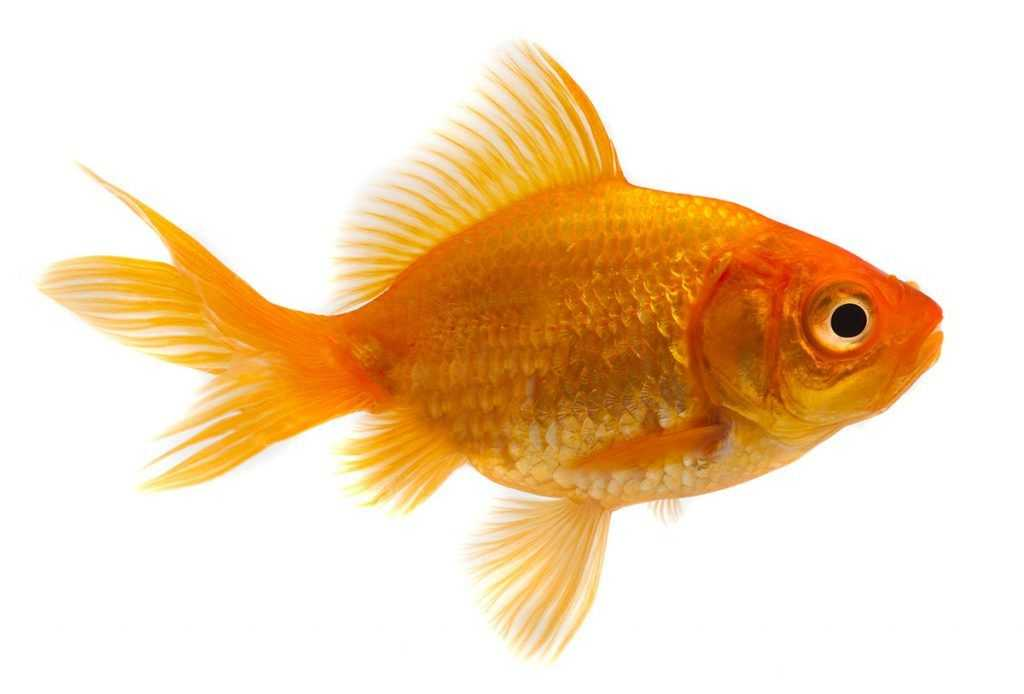
#> input picture samples/goldfish.jpg, 1024 x 694 px
$ python main.py samples/goldfish.jpg
#> lines starting #> are read from the running program, lines starting #| are printed output that depends on the picture
### src/converter.py
"""
ASCII Art Converter

Converts images to ASCII art representation.
"""

from PIL import Image
from .constants import CHAR_SETS, DEFAULT_WIDTH, DEFAULT_CHAR_SET, ASPECT_RATIO_CORRECTION


class AsciiConverter:
    """
    Converts images to ASCII art.
    """

    def __init__(self, width: int = DEFAULT_WIDTH, char_set: str = DEFAULT_CHAR_SET, use_color: bool = False) -> None:
        """
        Initialize the ASCII converter.

        Args:
            width: Width of the output ASCII art in characters
            char_set: Name of character set to use (from constants.CHAR_SETS)
            use_color: Whether to use color output (ANSI colors for terminal)
        """
        self.width = width
        self.use_color = use_color

        # Validate and store the character set
        if char_set not in CHAR_SETS:
            raise ValueError(f"Unknown character set '{char_set}'. Available: {list(CHAR_SETS.keys())}")

        self.char_set_name = char_set
        self.characters = CHAR_SETS[char_set]

        # Store aspect ratio correction for resizing
        self.aspect_ratio_correction = ASPECT_RATIO_CORRECTION


    def convert_image(self, image_path: str) -> str:
        """
        Convert an image file to ASCII art.

        Args:
            image_path: Path to the image file

        Returns:
            String containing the ASCII art representation
        """
        # Load the image
        image = self._load_image(image_path)
        original_size = image.size

        # Resize the image
        image = self._resize_image(image)
        resized_size = image.size

        # Initialize color_data
        color_data = None

        # Enhance the image before capturing colors
        if self.use_color:
            from PIL import ImageEnhance

            # Enhance brightness and sharpness to make colors pop
            brightened_image = ImageEnhance.Brightness(image).enhance(1.2)  # 20% brighter
            sharpened_image = ImageEnhance.Sharpness(brightened_image).enhance(1.5)  # 50% sharper

            # Capture colors from the enhanced image
            color_data = self._capture_color_data(sharpened_image)

            # Boost saturation using HSV
            color_data = self._boost_saturation(color_data, multiplier=3.0)

            # Use the enhanced image for character mapping
            image = sharpened_image
        else:
            # Convert to grayscale for B&W image
            image = self._convert_to_grayscale(image)

        # Convert pixels to ASCII characters
        # For terminal: apply ANSI codes if color enabled
        # For image rendering: color_data will be passed separately to render_to_image
        ascii_art = self._pixels_to_ascii(image, color_data)

        # Store color_data for potential image rendering (even if ANSI wasn't applied)
        self._last_color_data = color_data

        return ascii_art


    # [86 lines left out: function convert_gif, not called in this run]


    def is_animated_gif(self, image_path: str) -> bool:
        """
        Check if the image file is an animated GIF (has multiple frames).

        Args:
            image_path: Path to the image file

        Returns:
            True if the file is an animated GIF, False otherwise
        """
        try:
            with Image.open(image_path) as img:
                if img.format != 'GIF':
                    return False
                # Check if GIF is animated by trying to seek to next frame
                try:
                    img.seek(1)
                    return True
                except EOFError:
                    # Only one frame, not animated
                    return False
        except Exception:
            return False

    def _load_image(self, image_path: str) -> Image.Image:
        """
        Load an image from file.

        Args:
            image_path: Path to the image file

        Returns:
            PIL Image object
        """
        try:
            image = Image.open(image_path)
            return image
        except FileNotFoundError:
            raise FileNotFoundError(f"Image file not found: {image_path}")
        except Exception as e:
            raise ValueError(f"Failed to load image '{image_path}': {e}")


    def _resize_image(self, image: Image.Image) -> Image.Image:
        """
        Resize image to target ASCII dimensions.
        Maintains aspect ratio with correction for terminal character height.

        Args:
            image: PIL Image object

        Returns:
            Resized PIL Image object
        """
        # Get original dimensions
        original_width, original_height = image.size

        # Calculate aspect ratio
        aspect_ratio = original_height / original_width

        # Calculate uncorrected height (true aspect ratio)
        uncorrected_height = int(self.width * aspect_ratio)

        # Calculate new height with correction for terminal character aspect ratio
        # Terminal characters are taller than wide, so we reduce height to compensate
        new_height = int(self.width * aspect_ratio * self.aspect_ratio_correction)

        # Prevent excessive compression - ensure we keep at least 40% of original height
        # This prevents important details (like fins) from being lost
        min_height = max(1, int(uncorrected_height * 0.4))
        if new_height < min_height:
            new_height = min_height

        # Also ensure we don't compress too much - if the compression ratio is extreme,
        # it means the aspect ratio correction might be wrong for this image
        compression_ratio = new_height / uncorrected_height if uncorrected_height > 0 else 1.0
        if compression_ratio < 0.3:  # If we're compressing more than 70%, something's wrong
            # Use a more conservative correction
            new_height = int(uncorrected_height * 0.5)  # At least keep 50% of height

        # Resize the image
        resized_image = image.resize((self.width, new_height), Image.Resampling.NEAREST)

        return resized_image


    # [85 lines left out: functions _capture_color_data, _boost_saturation, _rgb_to_ansi, not called in this run]


    def _convert_to_grayscale(self, image: Image.Image) -> Image.Image:
        """
        Convert image to grayscale with histogram equalization for better contrast.

        Args:
            image: PIL Image object

        Returns:
            Grayscale PIL Image object with enhanced contrast
        """
        # Convert to grayscale mode ('L' = Luminance)
        grayscale_image = image.convert('L')

        # Apply histogram equalization to improve local contrast
        # This spreads out brightness values and preserves relative differences
        from PIL import ImageOps
        equalized_image = ImageOps.equalize(grayscale_image)

        return equalized_image


    def _pixels_to_ascii(self, image: Image.Image, color_data: list = None) -> str:
        """
        Convert image pixels to ASCII characters.
        Maps brightness values (0-255) to characters in the character set.
        Optionally applies color using ANSI escape codes.

        Args:
            image: Grayscale PIL Image object
            color_data: Optional list of (R, G, B) tuples for color (one per pixel)

        Returns:
            String containing ASCII art (with ANSI color codes if color_data provided)
        """
        # Get image dimensions
        width, height = image.size

        # Convert to grayscale for brightness calculation (even if we have color_data)
        # This ensures we get single brightness values, not RGB tuples
        if image.mode != 'L':
            grayscale_image = image.convert('L')
        else:
            grayscale_image = image

        # Get all pixel data as a flat list (brightness values 0-255)
        pixels = list(grayscale_image.getdata())

        # Normalize brightness range for better contrast
        # Use actual min/max from image instead of 0-255 range
        min_brightness = min(pixels)
        max_brightness = max(pixels)
        brightness_range = max_brightness - min_brightness

        # Avoid division by zero
        if brightness_range == 0:
            brightness_range = 1

        # Build ASCII art string row by row
        ascii_art = []
        num_chars = len(self.characters)

        for y in range(height):
            row = []
            for x in range(width):
                # Get pixel brightness (0-255)
                pixel_index = y * width + x
                brightness = pixels[pixel_index]

                # Normalize brightness to 0-1 range using actual image min/max
                normalized = (brightness - min_brightness) / brightness_range

                # Map normalized brightness to character index (0 to num_chars-1)
                # Bright pixels (high brightness) → sparse characters (high index)
                # Dark pixels (low brightness) → dense characters (low index)
                char_index = int(normalized * (num_chars - 1))

                # Get the character from the character set
                char = self.characters[char_index]

                # Apply color if color_data is provided
                if color_data and pixel_index < len(color_data):
                    r, g, b = color_data[pixel_index]
                    ansi_color = self._rgb_to_ansi(r, g, b)
                    reset_code = "\033[0m"
                    char = f"{ansi_color}{char}{reset_code}"

                row.append(char)

            # Add row to ASCII art with newline
            ascii_art.append(''.join(row))

        # Join all rows with newlines
        return '\n'.join(ascii_art)


    # [124 lines left out: functions render_gif_to_images, render_to_image, not called in this run]

### main.py
"""
ASCII Art Converter - Command Line Interface

Convert images to ASCII art from the command line.
"""

import argparse
import sys
from PIL import Image
from src.converter import AsciiConverter
from src.constants import CHAR_SETS, DEFAULT_WIDTH, DEFAULT_CHAR_SET


def main():
    """Main CLI entry point."""
    parser = argparse.ArgumentParser(
        description="Convert images, GIFs, and videos to ASCII art",
        formatter_class=argparse.RawDescriptionHelpFormatter,
        epilog=f"""
Examples:
  python main.py samples/image.jpg
  python main.py samples/image.jpg --width 150
  python main.py samples/image.jpg --char-set simple
  python main.py samples/image.jpg --width 80 --char-set blocks

Available character sets: {', '.join(CHAR_SETS.keys())}
        """
    )

    parser.add_argument(
        "image_path",
        help="Path to the image file to convert"
    )

    parser.add_argument(
        "--width",
        type=int,
        default=DEFAULT_WIDTH,
        help=f"Width of ASCII art in characters (default: {DEFAULT_WIDTH})"
    )

    parser.add_argument(
        "--char-set",
        choices=list(CHAR_SETS.keys()),
        default=DEFAULT_CHAR_SET,
        help=f"Character set to use (default: {DEFAULT_CHAR_SET})"
    )

    parser.add_argument(
        "--output",
        "-o",
        help="Output file path (if not specified, prints to terminal)"
    )

    parser.add_argument(
        "--render-image",
        action="store_true",
        help="Render ASCII art as an image file"
    )

    parser.add_argument(
        "--color",
        action="store_true",
        help="Enable color output (ANSI colors for terminal)"
    )

    args = parser.parse_args()

    # Auto-detect image width if not specified (use default for terminal, auto for images)
    width = args.width
    if args.width == DEFAULT_WIDTH and args.render_image:
        # For image rendering, auto-detect width from image
        from PIL import Image
        try:
            with Image.open(args.image_path) as img:
                # Use a percentage of image width, capped at reasonable max
                # This gives good detail without being excessive
                auto_width = min(int(img.width * 0.3), 500)  # 30% of image width, max 500
                width = auto_width
                print(f"Auto-detected width from image: {img.width}px → {width} characters")
        except Exception:
            # Fall back to default if we can't detect
            width = DEFAULT_WIDTH

    # Create converter with specified options
    try:
        converter = AsciiConverter(width=width, char_set=args.char_set, use_color=args.color)
        print(f"Converting {args.image_path}...")
        print(f"Width: {width} characters, Character set: {args.char_set}")

        # Check if input is an animated GIF
        is_animated_gif = converter.is_animated_gif(args.image_path)
#> in is_animated_gif, img is the input picture: PIL image 1024x694 RGB; mean R, G, B 242, 216.5, 185.9

        if is_animated_gif:
            # Count frames
            with Image.open(args.image_path) as img:
                frame_count = 0
                try:
                    while True:
                        frame_count += 1
                        img.seek(img.tell() + 1)
                except EOFError:
                    pass
            print(f"Detected animated GIF with {frame_count} frames")
        else:
            print("-" * 50)

        # Convert the image or GIF
        if is_animated_gif:
            # Process all frames of the GIF
            frames = converter.convert_gif(args.image_path)
            print(f"Processed {len(frames)} frames")
            print("-" * 50)

            # Output result for GIF
            if args.render_image:
                # Render as animated GIF
                output_img_path = args.output or "ascii_output.gif"

                # Ensure output path has .gif extension
                if not output_img_path.endswith('.gif'):
                    output_img_path = output_img_path.rsplit('.', 1)[0] + '.gif'

                converter.render_gif_to_images(frames, output_path=output_img_path)
                print(f"\nAnimated GIF rendered: {output_img_path} ({len(frames)} frames, width: {width} chars)")
            elif args.output:
                # Save frames as separate text files
                base_name = args.output.rsplit('.', 1)[0] if '.' in args.output else args.output
                for frame in frames:
                    frame_filename = f"{base_name}_frame_{frame['frame_number']:04d}.txt"
                    with open(frame_filename, 'w', encoding='utf-8') as f:
                        f.write(frame['ascii_art'])
                print(f"\nASCII art saved to {len(frames)} files: {base_name}_frame_*.txt")
            else:
                # Print first frame to terminal
                print("\n" + frames[0]['ascii_art'])
                if len(frames) > 1:
                    print(f"\n(Showing first frame only. GIF has {len(frames)} total frames)")
        else:
            # Process regular image
            ascii_art = converter.convert_image(args.image_path)
#> in _resize_image, `resized_image = image.resize((self.width, new_height), Image.Resamplin..`:
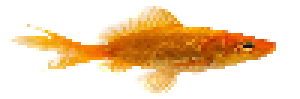
#> resized_image: PIL image 100x33 RGB (shown 3 times larger); mean R, G, B 242.2, 216.7, 186.2
#> in _convert_to_grayscale, `grayscale_image = image.convert('L')`:
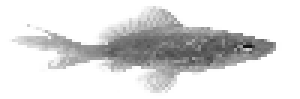
#> grayscale_image: PIL image 100x33 L (shown 3 times larger); min 20, max 255, mean 220.8
#> in _convert_to_grayscale, `equalized_image = ImageOps.equalize(grayscale_image)`:
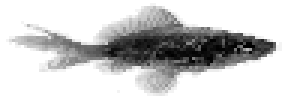
#> equalized_image: PIL image 100x33 L (shown 3 times larger); min 0, max 255, mean 205.1
#> in _pixels_to_ascii, `pixels = list(grayscale_image.getdata())`: pixels = 3300 values, max 255 at index 0, min 0 at index 1581, mean 205.1
#> in _pixels_to_ascii, `min_brightness = min(pixels)`: min_brightness = 0
#> in _pixels_to_ascii, `max_brightness = max(pixels)`: max_brightness = 255
#> after the loop in _pixels_to_ascii, `for y in range(height):`: ascii_art = 33 items

            # Output result
            if args.render_image:
                # Render as image
                output_img_path = args.output or "ascii_output.png"

                # Pass color_data if color was enabled
                color_data = getattr(converter, '_last_color_data', None) if args.color else None

                # Use the width (auto-detected or specified)
                converter.render_to_image(ascii_art, output_path=output_img_path, color_data=color_data)
                print(f"\nASCII art rendered as image: {output_img_path} (width: {width} chars)")
            elif args.output:
                # Save as text file
                with open(args.output, 'w', encoding='utf-8') as f:
                    f.write(ascii_art)
                print(f"\nASCII art saved to: {args.output}")
            else:
                # Print to terminal
                print("\n" + ascii_art)

    except Exception as e:
        print(f"Error: {e}", file=sys.stderr)
        sys.exit(1)


if __name__ == "__main__":
    main()
